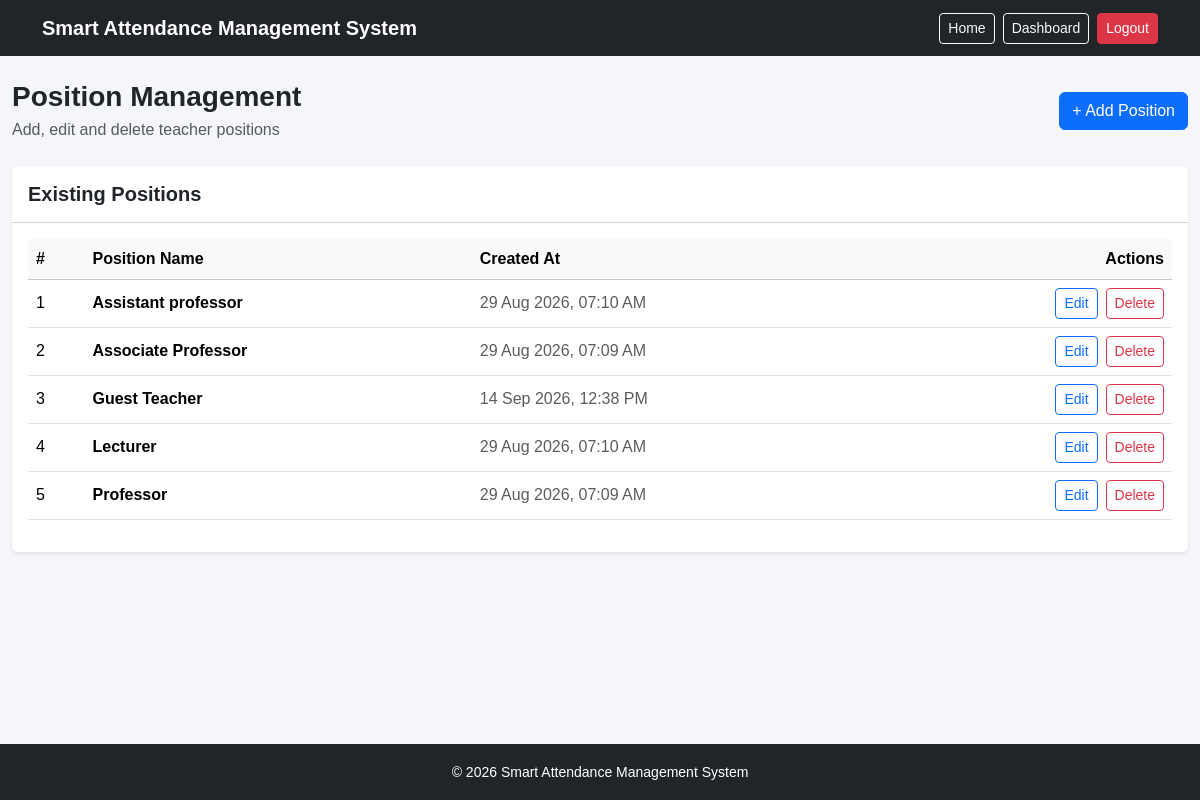
/admin_dashboard/positions/ (signed in), run on the app's committed database.
### core/models.py (models this page shows, shortened)
class Position(models.Model):
    name=models.CharField(
        max_length=100,
        unique=True
    )
    created_at = models.DateTimeField(
        auto_now_add=True
    )

### core/views.py (the view)
# urls.py: path("admin_dashboard/positions/",views.admin_position_list,name="admin_position_list"),
@login_required
def admin_position_list(request):
    if request.user.role != "admin":
        return redirect("dashboard")
    positions = Position.objects.all().order_by("name")
    return render(
        request,
        "admin/position_list.html",
        {
            "positions": positions
        }
    )

### core/context_processors.py (called while the page is built)
def notifications(request):
    unread_notifications_count = 0
    if request.user.is_authenticated and request.user.role in ["teacher", "student"]:
        unread_notifications_count = Notification.objects.filter(
            recipient=request.user,
            is_read=False
        ).count()
    return {
        "unread_notifications_count": unread_notifications_count
    }

### core/templates/admin/position_list.html (shortened to what this page needs)
{% extends "index.html" %}
{% block content %}
<div class="container-fluid py-4">
    <div class="d-flex justify-content-between align-items-center mb-4">
        <div>
            <h3 class="fw-bold mb-1">
                Position Management
            </h3>
            <p class="text-muted mb-0">
                Add, edit and delete teacher positions
            </p>
        </div>
        <a
            href="{% url 'admin_position_add' %}"
            class="btn btn-primary"
        >
            + Add Position
        </a>
    </div>
    <div class="card border-0 shadow-sm">
        <div class="card-header bg-white py-3">
            <h5 class="fw-bold mb-0">
                Existing Positions
            </h5>
        </div>
        <div class="card-body">
            {% if positions %}
                <div class="table-responsive">
                    <table class="table table-hover align-middle">
                        <thead class="table-light">
                            <tr>
                                <th>#</th>
                                <th>Position Name</th>
                                <th>Created At</th>
                                <th class="text-end">Actions</th>
                            </tr>
                        </thead>
                        <tbody>
                            {% for position in positions %}
                                <tr>
                                    <td>
                                        {{ forloop.counter }}
                                    </td>
                                    <td>
                                        <span class="fw-semibold">
                                            {{ position.name }}
                                        </span>
                                    </td>
                                    <td>
                                        <span class="text-muted">
                                            {{ position.created_at|date:"d M Y, h:i A" }}
                                        </span>
                                    </td>
                                    <td class="text-end">
                                        <div class="d-flex justify-content-end gap-2">
                                            <a
                                                href="{% url 'admin_position_edit' position.id %}"
                                                class="btn btn-sm btn-outline-primary"
                                            >
                                                Edit
                                            </a>
                                            <form
                                                method="POST"
                                                action="{% url 'admin_position_delete' position.id %}"
                                                onsubmit="return confirm('Are you sure you want to delete this position?');"
                                            >
                                                <button
                                                    type="submit"
                                                    class="btn btn-sm btn-outline-danger"
                                                >
                                                    Delete
                                                </button>
                                            </form>
                                        </div>
                                    </td>
                                </tr>
                            {% endfor %}
                        </tbody>
                    </table>
                </div>
            {% endif %}
        </div>
    </div>
</div>
{% endblock %}

### core/templates/index.html (style rules this page uses)
html, body { height: 100%; }
body { margin: 0; background-color: #f5f6fa; font-family: Arial, sans-serif; }

### data on the page
Position: name "Assistant professor", created_at "29 Aug 2026, 07:10 AM"
Position: name "Associate Professor", created_at "29 Aug 2026, 07:09 AM"
Position: name "Guest Teacher", created_at "14 Sep 2026, 12:38 PM"
Position: name "Lecturer", created_at "29 Aug 2026, 07:10 AM"
Position: name "Professor", created_at "29 Aug 2026, 07:09 AM"
